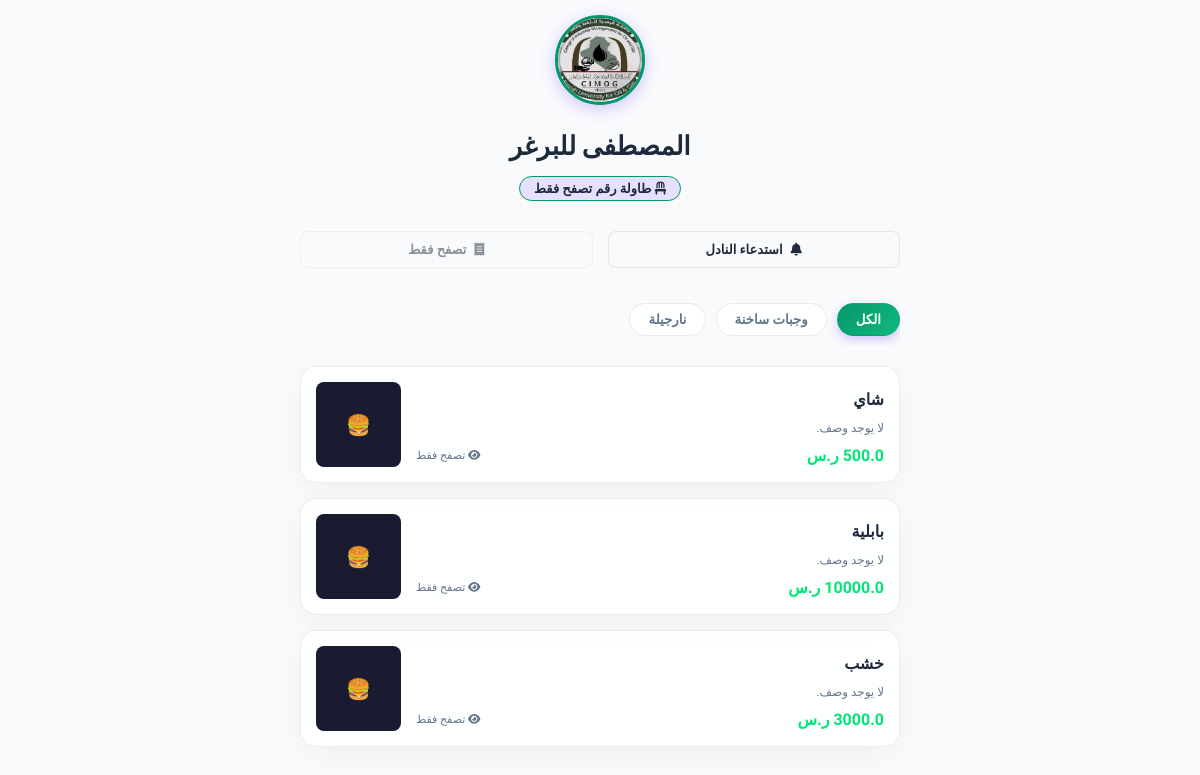
Page /r/mostafa on the committed database.
### tables this page shows
CREATE TABLE restaurants (
        id INTEGER PRIMARY KEY AUTOINCREMENT,
        user_id INTEGER NOT NULL,
        name TEXT NOT NULL,
        slug TEXT UNIQUE NOT NULL,
        logo TEXT,
        status TEXT NOT NULL DEFAULT 'active', theme_name TEXT NOT NULL DEFAULT 'classic_light', theme_primary_color TEXT DEFAULT '#059669', theme_bg_color TEXT DEFAULT '#f8fafc', theme_surface_color TEXT DEFAULT '#ffffff', theme_text_color TEXT DEFAULT '#1e293b', -- 'active', 'pending', 'inactive'
        FOREIGN KEY (user_id) REFERENCES users(id) ON DELETE CASCADE
    );

CREATE TABLE categories (
        id INTEGER PRIMARY KEY AUTOINCREMENT,
        restaurant_id INTEGER NOT NULL,
        name TEXT NOT NULL,
        FOREIGN KEY (restaurant_id) REFERENCES restaurants(id) ON DELETE CASCADE
    );

CREATE TABLE menu_items (
        id INTEGER PRIMARY KEY AUTOINCREMENT,
        category_id INTEGER NOT NULL,
        name TEXT NOT NULL,
        description TEXT,
        price REAL NOT NULL,
        image_path TEXT,
        available INTEGER NOT NULL DEFAULT 1, -- 1 = True, 0 = False
        FOREIGN KEY (category_id) REFERENCES categories(id) ON DELETE CASCADE
    );

### app.py (the view)
@app.route('/r/<slug>')
def public_menu(slug):
    restaurant = db.get_restaurant_by_slug(slug)
    if not restaurant or restaurant['status'] != 'active':
        return "المطعم غير موجود أو معطل حالياً.", 404
    categories = db.get_categories(restaurant['id'])
    menu_items = db.get_menu_items(restaurant['id'])
    mock_table = {'id': 0, 'table_number': 'تصفح فقط'}
    return render_template('menu.html', restaurant=restaurant, categories=categories, menu_items=menu_items, table=mock_table)

### database.py (called while the page is built)
def get_db():
    conn = sqlite3.connect(DB_PATH)
    conn.row_factory = sqlite3.Row
    conn.execute("PRAGMA foreign_keys = ON")
    return conn

def get_restaurant_by_slug(slug):
    conn = get_db()
    cursor = conn.cursor()
    cursor.execute("SELECT * FROM restaurants WHERE slug = ?", (slug,))
    res = cursor.fetchone()
    conn.close()
    return res

def get_categories(restaurant_id):
    conn = get_db()
    cursor = conn.cursor()
    cursor.execute("SELECT * FROM categories WHERE restaurant_id = ?", (restaurant_id,))
    res = cursor.fetchall()
    conn.close()
    return res

def get_menu_items(restaurant_id):
    conn = get_db()
    cursor = conn.cursor()
    cursor.execute('''
        SELECT m.*, c.name as category_name
        FROM menu_items m
        JOIN categories c ON m.category_id = c.id
        WHERE c.restaurant_id = ?
    ''', (restaurant_id,))
    res = cursor.fetchall()
    conn.close()
    return res

### templates/menu.html (shortened to what this page needs)
{% extends 'base.html' %}
{% block content %}
<div class="customer-menu-layout">
    <div class="restaurant-profile-header">
        {% if restaurant.logo %}
            <img src="{{ url_for('static', filename='uploads/' + restaurant.logo) }}" alt="Logo" class="restaurant-logo-circle">
        {% else %}
            <div class="restaurant-logo-circle" style="background: var(--bg-secondary); display: flex; align-items: center; justify-content: center; font-size: 32px; margin: 0 auto 12px auto;">🍽️</div>
        {% endif %}
        <h1>{{ restaurant.name }}</h1>
        <div class="table-badge-indicator">
            <i class="fa-solid fa-chair"></i> طاولة رقم {{ table.table_number }}
        </div>
    </div>
    <div class="customer-quick-actions">
        <button class="btn btn-secondary" onclick="sendWaiterCall('waiter')">
            <i class="fa-solid fa-bell"></i> استدعاء النادل
        </button>
        {% if table.id != 0 %}
            <button class="btn btn-secondary" onclick="requestBillDetails()">
                <i class="fa-solid fa-receipt"></i> طلب الفاتورة وتفاصيل الحساب
            </button>
        {% else %}
            <button class="btn btn-secondary" style="opacity: 0.5;" disabled>
                <i class="fa-solid fa-receipt"></i> تصفح فقط
            </button>
        {% endif %}
    </div>
    <div class="category-slider">
        <button class="category-slider-btn active" onclick="filterCategory('all', this)">الكل</button>
        {% for cat in categories %}
        <button class="category-slider-btn" onclick="filterCategory('cat-{{ cat.id }}', this)">{{ cat.name }}</button>
        {% endfor %}
    </div>
    <div class="customer-items-list-container">
        {% for item in menu_items %}
        <div class="customer-item-card menu-item-row-cat cat-{{ item.category_id }}" id="item-card-{{ item.id }}">
            <div class="customer-item-info">
                <div class="customer-item-title">{{ item.name }}</div>
                <p class="customer-item-desc">{{ item.description or 'لا يوجد وصف.' }}</p>
                <div class="customer-item-price-row">
                    <span class="customer-item-price">{{ item.price }} ر.س</span>
                    {% if item.available == 1 and table.id != 0 %}
                        <div class="qty-controls" id="controls-{{ item.id }}">
                            <button class="qty-btn" onclick="addToCart({{ item.id }}, '{{ item.name }}', {{ item.price }}, -1)">-</button>
                            <span class="qty-val" id="qty-{{ item.id }}">0</span>
                            <button class="qty-btn" onclick="addToCart({{ item.id }}, '{{ item.name }}', {{ item.price }}, 1)">+</button>
                        </div>
                    {% elif table.id == 0 %}
                        <span style="color: var(--text-secondary); font-size: 11px;"><i class="fa-solid fa-eye"></i> تصفح فقط</span>
                    {% else %}
                        <span style="color: var(--danger-color); font-size: 11px; font-weight: bold;"><i class="fa-solid fa-ban"></i> غير متوفر</span>
                    {% endif %}
                </div>
            </div>
            <div class="customer-item-img-container">
                {% if item.image_path %}
                    <img src="{{ url_for('static', filename='uploads/' + item.image_path) }}" alt="{{ item.name }}">
                {% else %}
                    <div class="customer-item-no-image-mini">🍔</div>
                {% endif %}
            </div>
        </div>
        {% else %}
        <div class="glass-card" style="text-align: center; color: var(--text-secondary); padding: 40px;">
            لا توجد وجبات مضافة في المنيو حالياً.
        </div>
        {% endfor %}
    </div>
</div>
{% endblock %}

### templates/base.html (shortened to what this page needs)
<!DOCTYPE html>
<html lang="ar" dir="rtl">
<head>
    <link rel="stylesheet" href="https://cdnjs.cloudflare.com/ajax/libs/font-awesome/6.4.0/css/all.min.css">
    <link rel="stylesheet" href="{{ url_for('static', filename='css/style.css') }}">
</head>
<body>
    <main class="main-content">
        {% block content %}{% endblock %}
    </main>
</body>
</html>

### static/css/style.css (style rules this page uses)
:root { --bg-primary: #0b0b14; --bg-secondary: #121225; --accent-color: #7c4dff; --accent-gradient: linear-gradient(135deg, #7c4dff 0%, #ff4081 100%); --success-color: #00e676; --warning-color: #ff9100; --danger-color: #ff1744; --text-primary: #f5f5f7; --text-secondary: #a0aec0; --glass-bg: rgba(18, 18, 37, 0.6); --glass-border: rgba(255, 255, 255, 0.08); --card-shadow: 0 8px 32px 0 rgba(0, 0, 0, 0.37); --border-radius-sm: 8px; --border-radius-md: 16px; --border-radius-lg: 24px; --font-main: 'Tajawal', sans-serif; --font-heading: 'Cairo', sans-serif; --transition: all 0.3s cubic-bezier(0.25, 0.8, 0.25, 1); }
html { scroll-behavior: smooth; }
* { margin: 0; padding: 0; box-sizing: border-box; }
body { background-color: var(--bg-primary); color: var(--text-primary); font-family: var(--font-main); min-height: 100vh; display: flex; flex-direction: column; overflow-x: hidden; position: relative; }
.main-content { flex: 1; width: 100%; max-width: 1200px; margin: 0 auto; padding: 30px 20px; }
.btn { display: inline-flex; align-items: center; justify-content: center; gap: 8px; padding: 12px 24px; border-radius: var(--border-radius-sm); font-family: var(--font-main); font-weight: 600; font-size: 15px; cursor: pointer; border: none; transition: var(--transition); }
.btn-secondary { background: rgba(255, 255, 255, 0.08); color: var(--text-primary); border: 1px solid var(--glass-border); }
.customer-menu-layout { max-width: 600px; margin: 0 auto; padding-bottom: 90px; }
.restaurant-profile-header { text-align: center; margin-bottom: 30px; }
.restaurant-logo-circle { width: 90px; height: 90px; border-radius: 50%; object-fit: cover; border: 3px solid var(--accent-color); box-shadow: 0 4px 15px rgba(124, 77, 255, 0.3); margin-bottom: 12px; }
.restaurant-profile-header h1 { font-family: var(--font-heading); font-size: 26px; font-weight: 700; margin-bottom: 6px; }
.table-badge-indicator { display: inline-block; background: rgba(124, 77, 255, 0.15); border: 1px solid var(--accent-color); color: var(--text-primary); padding: 4px 14px; border-radius: 20px; font-size: 13px; font-weight: 600; }
.customer-quick-actions { display: grid; grid-template-columns: 1fr 1fr; gap: 15px; margin-bottom: 25px; }
.customer-quick-actions .btn { padding: 10px; font-size: 13px; }
.category-slider { display: flex; gap: 10px; overflow-x: auto; padding: 10px 0; margin-bottom: 20px; position: sticky; top: 60px; background: var(--bg-primary); z-index: 10; scrollbar-width: none; }
.category-slider-btn { flex-shrink: 0; background: var(--glass-bg); border: 1px solid var(--glass-border); color: var(--text-secondary); padding: 8px 18px; border-radius: 20px; font-family: var(--font-main); font-weight: 600; cursor: pointer; transition: var(--transition); }
.category-slider-btn.active, .category-slider-btn:hover { background: var(--accent-gradient); color: white; border-color: transparent; box-shadow: 0 4px 10px rgba(124, 77, 255, 0.3); }
.customer-item-card { background: var(--glass-bg); border: 1px solid var(--glass-border); border-radius: var(--border-radius-md); padding: 15px; margin-bottom: 15px; display: grid; grid-template-columns: 1fr 85px; gap: 15px; align-items: center; box-shadow: var(--card-shadow); transition: var(--transition); }
.customer-item-info { display: flex; flex-direction: column; }
.customer-item-title { font-family: var(--font-heading); font-size: 16px; font-weight: 700; margin-bottom: 6px; }
.customer-item-desc { color: var(--text-secondary); font-size: 12px; line-height: 1.4; margin-bottom: 10px; }
.customer-item-price-row { display: flex; align-items: center; justify-content: space-between; margin-top: auto; }
.customer-item-price { font-weight: 700; color: var(--success-color); }
.customer-item-img-container { width: 85px; height: 85px; border-radius: var(--border-radius-sm); overflow: hidden; background: #1a1a30; position: relative; }
.customer-item-no-image-mini { width: 100%; height: 100%; display: flex; justify-content: center; align-items: center; color: #4a5568; font-size: 20px; }

### rows in the picture
restaurants: logo (picture), name "المصطفى للبرغر"
categories: name "وجبات ساخنة"
categories: name "نارجيلة"
menu_items: name "شاي", description "لا يوجد وصف.", price "500.0", available 1 (drawn)
menu_items: name "بابلية", description "لا يوجد وصف.", available 1 (drawn)
menu_items: name "خشب", description "لا يوجد وصف.", available 1 (drawn)

### other values in the picture
{{ table.table_number }} "تصفح فقط"
